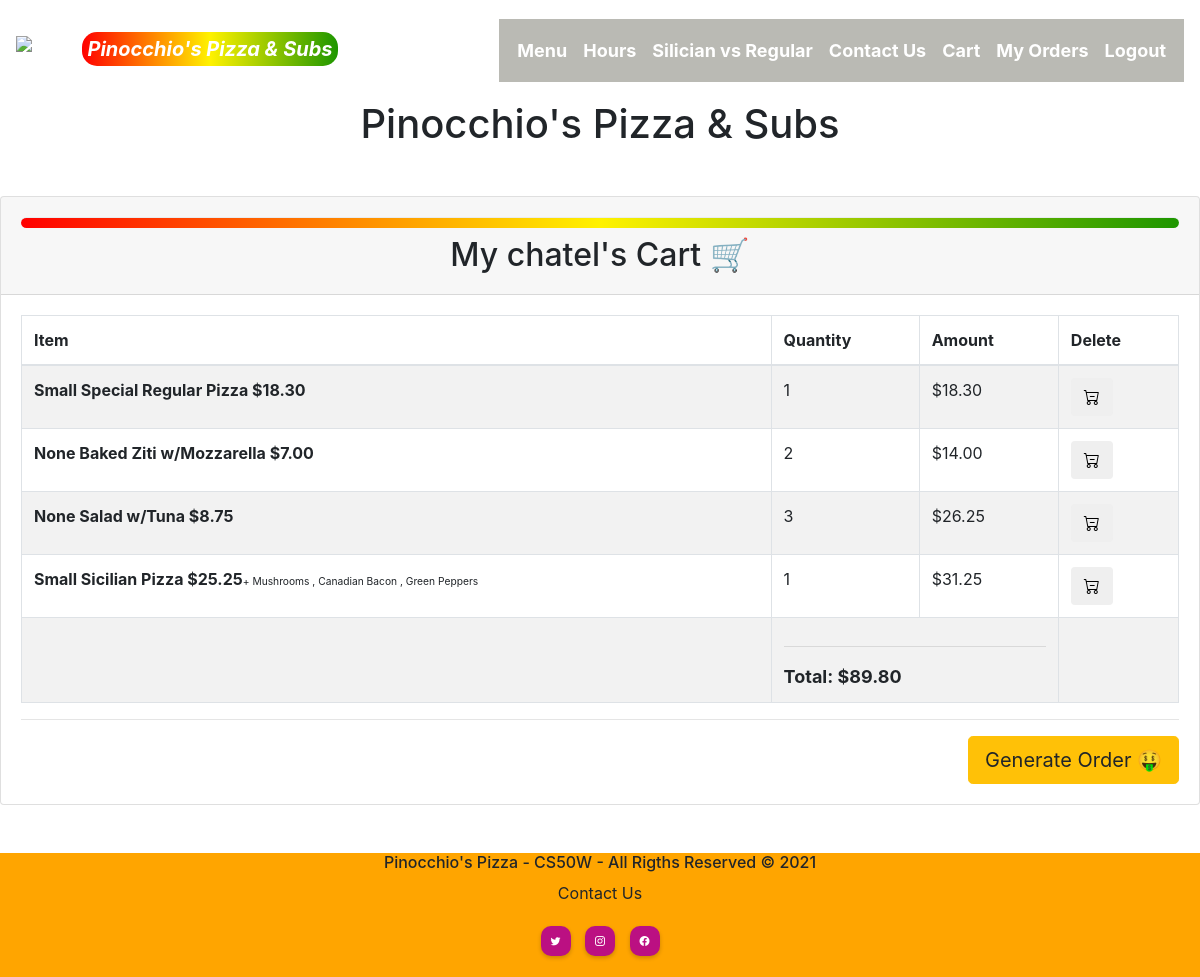
Before: /cart (signed in) with the older database file.
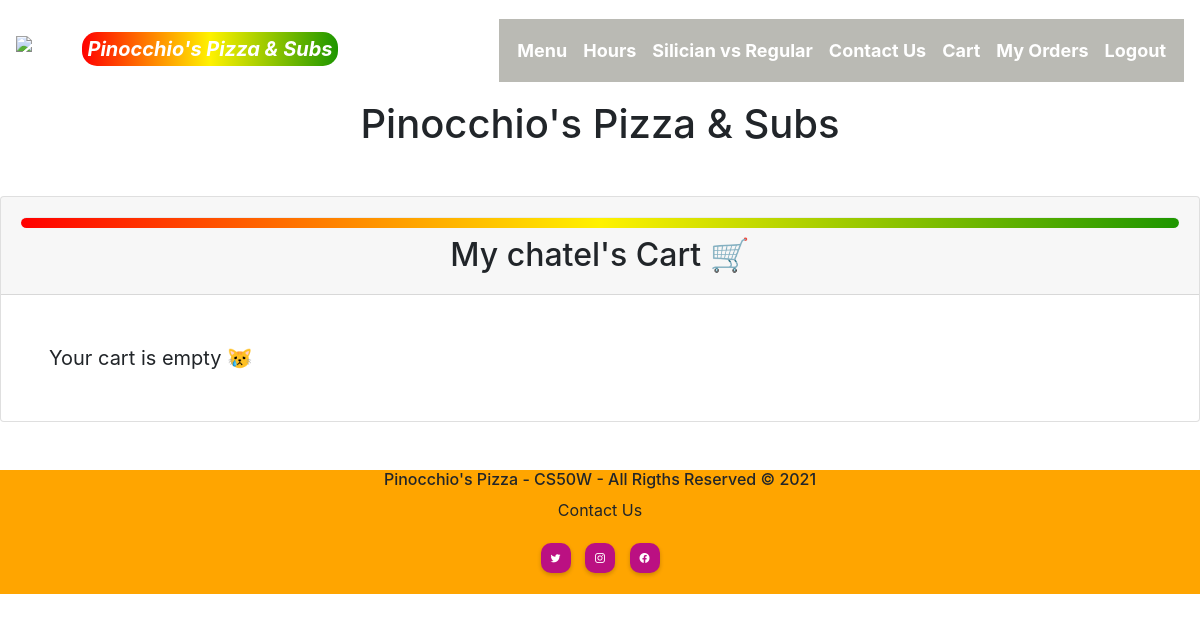
After: the same page with the newer database file.
### orders/models.py (models this page shows, shortened)
class ItemCost(models.Model):
    size = models.ForeignKey(
        Size, on_delete=models.PROTECT, blank=True, null=True)
    itemcost = models.ManyToManyField(
        Inventory, blank=True, related_name="cost")
    amount = models.DecimalField(max_digits=6, decimal_places=2)
    def __str__(self):
        for each in self.itemcost.all():
            return f"{self.size} {each} ${self.amount}"

class Size(models.Model):
    size = models.CharField(max_length=64, blank=True)
    def __str__(self):
        return f"{self.size}"

class Inventory(models.Model):
    name = models.CharField(max_length=64)
    image = models.ImageField(upload_to="static/images/", blank=True)
    toppings = models.ManyToManyField(
        Topping, blank=True, related_name="toppings")
    special = models.BooleanField(default=False)
    customizable = models.BooleanField(default=True)
    item_type = models.ForeignKey(Type, on_delete=models.PROTECT, null=True)
    comments = models.CharField(max_length=500, blank=True)
    def __str__(self):
        return f" {self.name}"

class Orderr(models.Model):
    STATUS = [
        ('Initiated', 'Initiated'),
        ('Completed', 'Completed'),
        ('Refunded', 'Refunded')
    ]
    qty = models.IntegerField()
    item = models.ManyToManyField(ItemCost, blank=True, related_name="item")
    item_topping = models.ManyToManyField(
        Topping, blank=True, related_name="item_topping")
    order_id = models.ForeignKey(
        Completed_Order_Ids, on_delete=models.PROTECT, null=True)
    status = models.CharField(
        max_length=64, choices=STATUS, default='Initiated')
    amount = models.DecimalField(max_digits=6, decimal_places=2, default=0.00)
    user = models.ForeignKey(User, on_delete=models.CASCADE)
    created_at = models.DateTimeField(auto_now_add=True)
    updated_at = models.DateTimeField(auto_now=True)
    class Meta:
        get_latest_by = ['item']

class Topping(models.Model):
    item = models.CharField(max_length=64)
    def __str__(self):
        return f"{self.item}"

### orders/views.py (the view)
# urls.py: path('cart', views.cart, name='cart'),
def cart(request):
    orders =  Orderr.objects.filter(user_id=request.user.id)
    total = Decimal(0)
    cart_item_count = 0
    total_id = []
    for order in orders:
        if order.status == 'Initiated':
            total_id.append(order.id)
            cart_item_count = len(total_id)
            total += Decimal(order.amount)
    context = {
        "inventory": Inventory.objects.all(),
        "itemcost": ItemCost.objects.all(),
        "orders": orders,
        "total": total,
        "total_id": total_id,
        "cart_item_count": cart_item_count
    }
    return render(request, 'orders/cart.html', context)

### orders/templates/orders/cart.html (shortened to what this page needs)
{% extends "orders/layout.html" %}
{% block body %}
<div class="card mt-5">
    <div class="card-header">
        <div class="dropdown-divider title"></div>
        <h2 class="text-center">My {{request.user}}'s Cart &#128722; </h2>
    </div>
    {% if cart_item_count > 0 %}
    <div class="card-body">
        <div class="card-text">
            <div class="table-wrapper-scroll-y
                            my-custom-scrollbar" style="display: flex; flex-direction: column-reverse;">
                <table class="table table-bordered table-striped mb-0">
                    <thead>
                        <tr>
                            <th scope="col">Item</th>
                            <th scope="col">Quantity</th>
                            <th scope="col">Amount</th>
                            <th scope="col">Delete</th>
                        </tr>
                    </thead>
                    <tbody>
                        {% for order in orders %}
                        {% for item in order.item.all %}
                        <tr>
                            <th scope="row">{{item}}{% if order.item_topping.all %}<small><small>+ {% for topping in order.item_topping.all %} {{topping}} {% if not forloop.last %}, {% endif %}
                                    {% endfor %}</small></small>{% endif %}</th>
                            <td>{{order.qty}}</td>
                            <td>${{order.amount}}</td>
                            <td>
                                <form action="{% url 'delete_item' %}" method="POST">
                                    <input type="hidden" name="item_id" value="{{order.id}}"><button type="submit"
                                        class="btn"><i class="bi bi-cart-dash"></i></button>
                                </form>
                            </td>
                        </tr>
                        {% endfor %}
                        {% endfor %}
                        <tr>
                            <td></td>
                            <td colspan="2">
                                <hr> <b style="font-size:large;">Total: ${{ total }}</b>
                            </td>
                            <td></td>
                        </tr>
                    </tbody>
                </table>
            </div>
            <hr>
            <span class="float-right">
                <button type="button" class="btn btn-warning btn-lg" data-toggle="modal" data-target="#checkout">
                    Generate Order 🤑
                </button>
            </span>
        </div>
    </div>
    {% else %}
    <span class="p-5" style='font-size:20px;'>Your cart is empty &#128575;</span>
    {% endif %}
</div>
{% endblock %}

Changed rows visible on the page:
removed Orderr: qty "1", amount "18.30"
no longer on this page (row unchanged): ItemCost: id+size+amount "Small Special Regular Pizza $18.30"
removed Orderr: qty "2", amount "14.00"
no longer on this page (row edited): ItemCost: id+size+amount "None Baked Ziti w/Mozzarella $7.00"
removed Orderr: qty "3", amount "26.25"
no longer on this page (row edited): ItemCost: id+size+amount "None Salad w/Tuna $8.75"
removed Orderr: qty "1", amount "31.25"
no longer on this page (row unchanged): ItemCost: id+size+amount "Small Sicilian Pizza $25.25"
no longer on this page (row unchanged): Topping: item "Mushrooms"
no longer on this page (row unchanged): Topping: item "Canadian Bacon"
no longer on this page (row unchanged): Topping: item "Green Peppers"
Other visible differences:
{{ total }}: "89.80" → (not shown)
text no longer shown: "Item Quantity Amount Delete Total: $ Generate Order 🤑"
text now shown: "Your cart is empty 😿"
